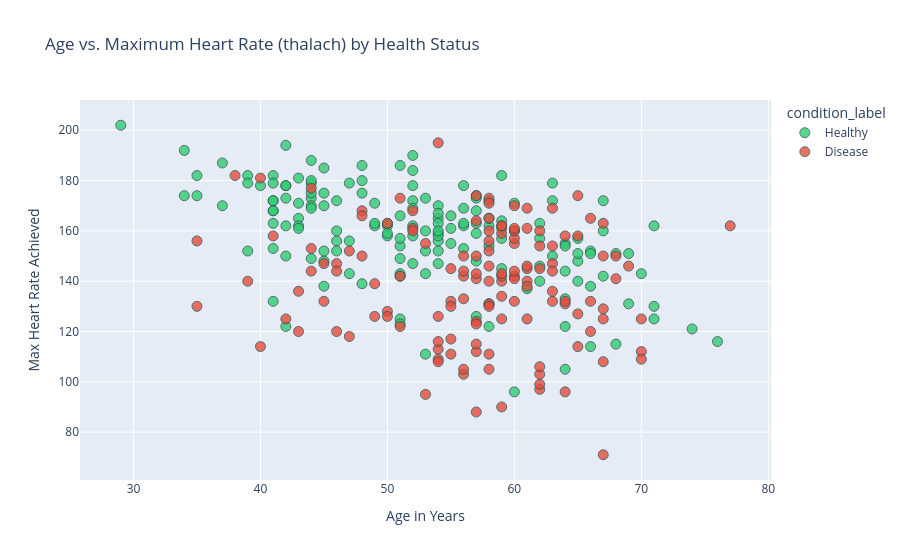

The notebook cell saved with this chart:
### Markdown cell above
### 👥 Key Insights: Heart Disease by Gender

By breaking down the health status within each gender group, we uncover an interesting pattern:
* **Females:** In our dataset, the proportion of females with heart disease is surprisingly high compared to healthy females. Most females in this specific sample are diagnosed with the condition.
* **Males:** Conversely, for males, the number of healthy patients is significantly higher than those diagnosed with heart disease.
* **Takeaway:** This suggests that within this specific dataset, being female might have a strong statistical correlation with the presence of the disease. The model will likely rely heavily on the `sex` feature to make its predictions.

---

### Code cell
# 2. Age vs Maximum Heart Rate
fig2 = px.scatter(data, x='age', y='thalach', color='condition_label',
                  title='Age vs. Maximum Heart Rate (thalach) by Health Status',
                  labels={'thalach': 'Max Heart Rate Achieved', 'age': 'Age in Years'},
                  color_discrete_map={'Healthy':'#2ecc71', 'Disease':'#e74c3c'},
                  opacity=0.8)

fig2.update_traces(marker=dict(size=10, line=dict(width=1, color='DarkSlateGrey')))
fig2.show()

### Figure 1 — Plotly figure (JSON) as saved in the notebook; plotly's stock layout.template omitted (floating-point values rounded to 4 significant figures; data arrays with more than 128 entries replaced by an {"elided": "..."} marker saying what was removed)
{"data": [{"hovertemplate": "condition_label=Healthy<br>Age in Years=%{x}<br>Max Heart Rate Achieved=%{y}<extra></extra>", "legendgroup": "Healthy", "marker": {"color": "#2ecc71", "line": {"color": "DarkSlateGrey", "width": 1}, "opacity": 0.8, "size": 10, "symbol": "circle"}, "mode": "markers", "name": "Healthy", "orientation": "v", "showlegend": true, "type": "scatter", "x": {"elided": "160 int values"}, "xaxis": "x", "y": {"elided": "160 int values"}, "yaxis": "y"}, {"hovertemplate": "condition_label=Disease<br>Age in Years=%{x}<br>Max Heart Rate Achieved=%{y}<extra></extra>", "legendgroup": "Disease", "marker": {"color": "#e74c3c", "line": {"color": "DarkSlateGrey", "width": 1}, "opacity": 0.8, "size": 10, "symbol": "circle"}, "mode": "markers", "name": "Disease", "orientation": "v", "showlegend": true, "type": "scatter", "x": {"elided": "137 int values"}, "xaxis": "x", "y": {"elided": "137 int values"}, "yaxis": "y"}], "layout": {"legend": {"title": {"text": "condition_label"}, "tracegroupgap": 0}, "title": {"text": "Age vs. Maximum Heart Rate (thalach) by Health Status"}, "xaxis": {"anchor": "y", "domain": [0, 1], "title": {"text": "Age in Years"}}, "yaxis": {"anchor": "x", "domain": [0, 1], "title": {"text": "Max Heart Rate Achieved"}}}}
